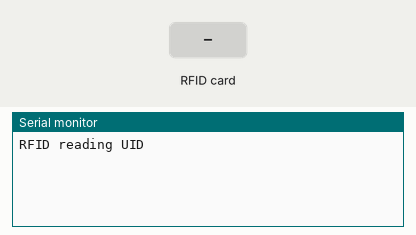
The sketch below on a simulated Arduino Mega 2560, built with avr-gcc and run on an emulated ATmega2560. On the bench: the last lines printed to the serial monitor. The test bench sets the inputs (shaded band).

Above: at 1.2 s.
1.3 s: RFID card 23 CF 2A 79 held to the reader
At 2.4 s:
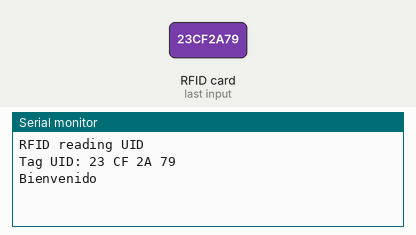
2.8 s: RFID card 5E 7A 19 C4 held to the reader
At 4.1 s:
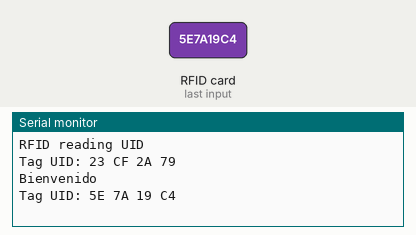

The sketch:

rf_id_carlosmontoya.ino
```cpp
#include <SPI.h>
#include <MFRC522.h>
#define SS_PIN 53
#define RST_PIN 2
int tags [4] = {0x23, 0xCF, 0x2A, 0x79};
bool val=false, flag=true;
MFRC522 mfrc522(SS_PIN, RST_PIN); // Instance of the class
void setup() {

  Serial.begin(9600);
  SPI.begin();       // Init SPI bus
  mfrc522.PCD_Init(); // Init MFRC522
  Serial.println("RFID reading UID");
}
void loop() {

  if ( mfrc522.PICC_IsNewCardPresent())
  {
    if ( mfrc522.PICC_ReadCardSerial())
    {
      Serial.print("Tag UID:");
      flag=true;
      for (byte i = 0; i < mfrc522.uid.size; i++) {
        Serial.print(mfrc522.uid.uidByte[i] < 0x10 ? " 0" : " ");
        Serial.print(mfrc522.uid.uidByte[i], HEX);
        if (mfrc522.uid.uidByte[i] == tags[i] && flag==true) {
          val = true;
        } else {
          val = false;
          flag=false;
        }
      }

      Serial.println();
      mfrc522.PICC_HaltA();
    }
  }


  if (val == true) {
    Serial.println("Bienvenido");
    val = false;

  }


}
```

Measured:
- after the input at 1.3 s, the serial monitor: prints a new line at once (image 1)
- after the input at 2.8 s, the serial monitor: prints a new line at once (image 2)
